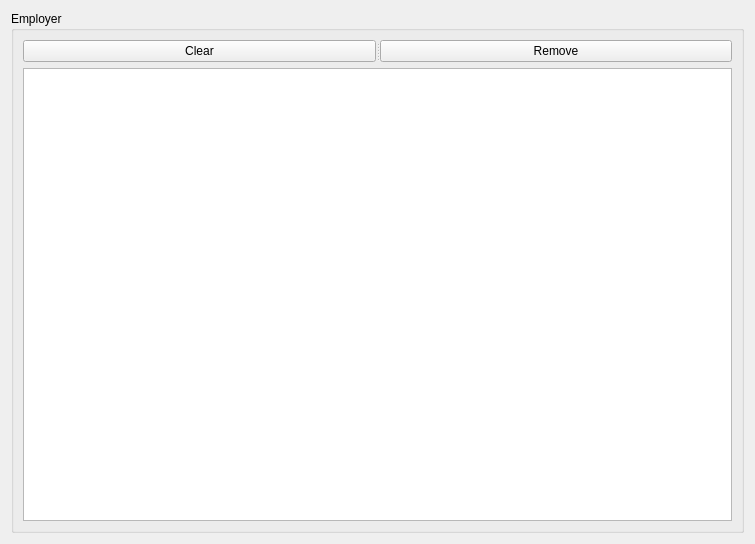
<?xml version="1.0" encoding="UTF-8"?>
<ui version="4.0">
 <class>Form</class>
 <widget class="QWidget" name="Form">
  <property name="geometry">
   <rect>
    <x>0</x>
    <y>0</y>
    <width>755</width>
    <height>544</height>
   </rect>
  </property>
  <property name="windowTitle">
   <string>Form</string>
  </property>
  <layout class="QGridLayout" name="gridLayout">
   <item row="0" column="0">
    <widget class="QGroupBox" name="groupBox">
     <property name="minimumSize">
      <size>
       <width>300</width>
       <height>400</height>
      </size>
     </property>
     <property name="title">
      <string>Employer</string>
     </property>
     <layout class="QGridLayout" name="gridLayout_2">
      <item row="0" column="0">
       <widget class="QSplitter" name="splitter">
        <property name="orientation">
         <enum>Qt::Horizontal</enum>
        </property>
        <widget class="QPushButton" name="clear_employer">
         <property name="text">
          <string>Clear</string>
         </property>
        </widget>
        <widget class="QPushButton" name="remove_employer">
         <property name="text">
          <string>Remove</string>
         </property>
        </widget>
       </widget>
      </item>
      <item row="1" column="0">
       <widget class="QTableView" name="employmentView"/>
      </item>
     </layout>
    </widget>
   </item>
  </layout>
 </widget>
 <resources/>
 <connections/>
</ui>
